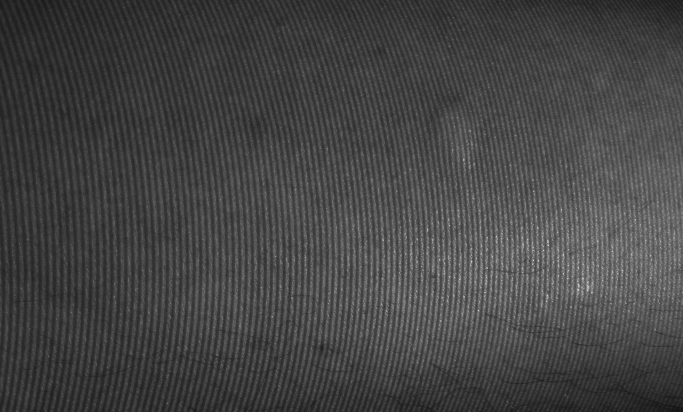
%> input picture matlab/Data/I1.bmp, 1366 x 823 px (shown at 1/2 size)
$ octave main.m   (GNU Octave 9; MATLAB toolbox functions it lacks are replaced by stand-ins)
%> lines starting %> are read from the running program, lines starting %| are printed output that depends on the picture; in (x1, y1, x2, y2) boxes, pixels count from 0 and x2, y2 are one past the last pixel; in counts of white or black regions, pixels touching at a corner belong together; the program's own positions count from 1
### matlab/get_principal_component.m
function [cx,cy,bounding_box,area,orientation,F] = get_principal_component(I,T,D)

% % This code is part of research work done by Jesus Pineda Castro, Jackson Meza and
% Juan Dominguez. Universidad Tecnol骻ica de Bol韛ar , Cartagena, Colombia.
%--------------------------------------------------------------------------------------
% parameter description:
% --------------------------
% I ----------- input fringe image
% T ----------- segmentation threshold
% D ----------- display results? ('true'/'false')
% return : x - y coordinates
%=====================================================================================

% preprocessing

Gx=hanning(size(I,2));
Gy=hanning(size(I,1));
AA=Gy*Gx';
AA=(AA-min(AA(:)))/(max(AA(:))-min(AA(:)));

F = fft2(double(I));
Fim = fft2(double(I).*AA);
Ih = fftshift(abs(Fim));
Ih(:,end/2-5:end/2+5)=0;
In = round(1024*imnormalize(Ih));

if strcmp(D,'true')
    figure(700), imagesc(In), colormap gray, hold on
end
[h,w] = size(In);
offset_w = round(w*0.04);
offset_h = round(h*0.04);

%  Seeds - regiongrow segmentation

seed_tl = [offset_h offset_w];
seed_tr = [offset_h w-offset_w];
seed_bl = [h-offset_h offset_w];
seed_br = [h-offset_h w-offset_w];
if strcmp(D,'true')
    plot(offset_w,offset_h,'sr')
    plot(w-offset_w,offset_h,'sr')
    plot(offset_w,h-offset_h,'sr')
    plot(w-offset_w,h-offset_h,'sr')
end

S = zeros(h,w);
S(seed_tl(1),seed_tl(2)) = 1;
S(seed_tr(1),seed_tr(2)) = 1;
S(seed_bl(1),seed_bl(2)) = 1;
S(seed_br(1),seed_br(2)) = 1;

mask = ~regiongrow(In,S,T);
if strcmp(D,'true')
    figure(799), imagesc(mask),colormap gray
    figure(800), imagesc(In), hold on
end

I2 = In.*mask;
marco=regionprops(mask,I2,'BoundingBox','Area','Orientation');
talla=size(marco,1);
Areas = zeros([talla 1]); Rec=zeros([talla 4]); centroides=zeros([talla,2]);
orientation = zeros([talla 1]);
for i=1:talla
    Areas(i) = marco(i).Area;
    orientation(i) = marco(i).Orientation;
    Rec(i,:) = marco(i).BoundingBox; b = round(Rec(i,:));
    subregion = I2(b(2):b(2)+b(4),b(1):b(1)+b(3));
    [~,idx] = max(subregion(:));
    [rows_r,cols_r] = ind2sub([size(subregion,1),size(subregion,2)],idx);
    centroides(i,:) = [cols_r + b(1)-1,rows_r + b(2)-1];
    if strcmp(D,'true')
        rectangle('Position',Rec(i,:),'EdgeColor','r')
        plot(centroides(i,1),centroides(i,2),'+b')
    end
end

Areas_analis = Areas;
for i=1:4
    [~,p] = max(Areas_analis(:));
    pos(i) = p;
    Areas_analis(p)=0;
end

[~,p]=max(centroides(pos,1));

% outputs
cx = round(centroides(pos(p),1));
cy = round(centroides(pos(p),2));
bounding_box = Rec(pos(p),:);
area = Areas(pos(p));
orientation = orientation(pos(p));

end

### matlab/imnormalize.m
function [In] = imnormalize(I)

if ~isa(I,'double')
    In = double(I);
    In = In./max(In(:));
elseif any(I(:)<0)
    I = I + abs(min(I(:)));
    In = I./max(I(:));
else
    In = I./max(I(:));
end

### matlab/regiongrow.m
function [g, NR, SI, TI] = regiongrow(f, S, T)
%REGIONGROW Perform segmentation by region growing.
%   [G, NR, SI, TI] = REGIONGROW(F, SR, T).  S can be an array (the
%   same size as F) with a 1 at the coordinates of every seed point
%   and 0s elsewhere.  S can also be a single seed value. Similarly,
%   T can be an array (the same size as F) containing a threshold
%   value for each pixel in F. T can also be a scalar, in which
%   case it becomes a global threshold.
%
%   On the output, G is the result of region growing, with each
%   region labeled by a different integer, NR is the number of
%   regions, SI is the final seed image used by the algorithm, and TI
%   is the image consisting of the pixels in F that satisfied the
%   threshold test.

%   Copyright 2002-2004 R. C. Gonzalez, R. E. Woods, & S. L. Eddins
%   Digital Image Processing Using MATLAB, Prentice-Hall, 2004
%   $Revision: 1.4 $  $Date: 2003/10/26 22:35:37 $

f = double(f);
% If S is a scalar, obtain the seed image.
if numel(S) == 1
   SI = f == S;
   S1 = S;
else
   % S is an array. Eliminate duplicate, connected seed locations
   % to reduce the number of loop executions in the following
   % sections of code.
   SI = bwmorph(S, 'shrink', Inf);
   J = find(SI);
   S1 = f(J); % Array of seed values.
end

TI = false(size(f));
for K = 1:length(S1)
   seedvalue = S1(K);
   S = abs(f - seedvalue) <= T;
   TI = TI | S;
end

% Use function imreconstruct with SI as the marker image to
% obtain the regions corresponding to each seed in S. Function
% bwlabel assigns a different integer to each connected region.
[g, NR] = bwlabel(imreconstruct(SI, TI));

### matlab/PhaseResidues.m
%%%%%%%%%%%%%%%%%%%%%%%%%%%%%%%%%%%%%%%%%%%%%%%%%%%%%%%%%%%%%%%%%%%%%%%%%%%
% PhaseResidues.m calculates the phase residues for a given wrapped phase
% image. Note that by convention the positions of the phase residues are
% marked on the top left corner of the 2 by 2 regions.
%
%   active---res4---right
%      |              |
%     res1           res3
%      |              |
%   below---res2---belowright
% Phase residues with integer multiples of 2*pi are not accounted for, but
% these rarely occur.
% Created by B.S. Spottiswoode on 07/10/2004
% Last modified on 08/10/2004
%%%%%%%%%%%%%%%%%%%%%%%%%%%%%%%%%%%%%%%%%%%%%%%%%%%%%%%%%%%%%%%%%%%%%%%%%%%

function [residue_charge,residue_sum]=PhaseResidues(IM_phase)

[rows, cols]=size(IM_phase);

%The code below is simply a vectorised representation of operations on 2 by 2
%blocks in the matrix
IM_active=IM_phase;
IM_below=zeros(rows,cols);
IM_below(1:rows-1,:)=IM_phase(2:rows,:);
IM_right=zeros(rows,cols);
IM_right(:,1:cols-1)=IM_phase(:,2:cols);
IM_belowright=zeros(rows,cols);
IM_belowright(1:rows-1,1:cols-1)=IM_phase(2:rows,2:cols);

res1=mod(IM_active - IM_below + pi, 2*pi) - pi;          %Wrap the phase differences as we loop around the 2 by 2 blocks
res2=mod(IM_below - IM_belowright + pi, 2*pi) - pi;
res3=mod(IM_belowright - IM_right + pi, 2*pi) - pi;
res4=mod(IM_right - IM_active + pi, 2*pi) - pi;

temp_residues=res1+res2+res3+res4;              %Sum the phase differences. Positive residues appear as 2*pi, negative as -2*pi.
residues=(temp_residues>=6);                    %Assign 1 to positive residue (which should equal 2*pi)
residues=residues - (temp_residues<=-6);        %Assign -1 to negative residues (which should equal -2*pi)
residues(:,cols)=0; residues(rows,:)=0;         %Zero pad the border residues
residues(:,1)=0; residues(1,:)=0;
residue_charge=residues;

residue_sum=sum(sum(abs(residues)));

### matlab/funcObj.m
function [residue_sum,phased,gabor_filter] = funcObj(I,cx,cy,wavelength,s,sigmaOnf,thetaSigma,angl,D)
% % This code is part of research work done by Jesus Pineda Castro, Jackson Meza and
% Juan Dominguez. Universidad Tecnol骻ica de Bol韛ar , Cartagena, Colombia.
% parameter description:
% --------------------------
% I ----- fourier spectrum image
% cx ---- x coordinate
% cy ---- y coordinate
% s  ---- temporal image size
% wavelength ---- wavelength
% sigmaOnf ---- sst radial component
% thetaSigma ---- angular component
% angl ------ angle
% D ---- display results? ('true'/'false')
% return : number of residues
%===================================================================================

% gabor filter
[gabor_filter] = gaborfilter(I,cx,cy,s,wavelength,sigmaOnf,thetaSigma,angl,D);

% filtering
TF1 = I.* gabor_filter;
TFI=ifft2(TF1);
IMA=imag(TFI);
REA=real(TFI);
phased=atan2(IMA,REA);

%residue analysis
[~,residue_sum]=PhaseResidues(phased);

end

### matlab/gaborfilter.m
function [gabor_filter] = gaborfilter(I,cx,cy,s,wavelength,sigmaOnf,thetaSigma,angl,D)

% % This code is part of research work done by Jesus Pineda Castro, Jackson Meza and
% Juan Dominguez. Universidad Tecnol骻ica de Bol韛ar , Cartagena, Colombia.
% parameter description:
% --------------------------
% I ----- fourier spectrum image
% cx ---- x coordinate
% cy ---- y coordinate
% s  ---- temporal image size
% wavelength ---- wavelength
% sigmaOnf ---- sst radial component
% thetaSigma ---- angular component
% angl ------ angle
% D ---- display results? ('true'/'false')
% return : gabor filter
%===================================================================================


% s ranges
if mod(s,2)
    srange = [-(s-1)/2:(s-1)/2]/(s-1);
else
    srange = [-s/2:(s/2-1)]/s;
end

[x,y] = meshgrid(srange);

% Radial log-Gabor component of the filter.

radius = sqrt(x.^2 + y.^2);       % Matrix values contain *normalised* radius from centre.
radius = ifftshift(radius);       % Quadrant shift radius and theta so that filters

radius(1,1) = 1;                  % Get rid of the 0 radius value at the 0

lp = lowpassfilter([s,s],.45,15);   % Radius .45, 'sharpness' 15

fo = 1.0/wavelength;                  % Centre frequency of filter.

% The following implements the log-gabor transfer function.
logGabor = exp((-(log(radius/fo)).^2) / (2 * log(sigmaOnf)^2));
logGabor(round(s/2+1), round(s/2+1)) = 0;     % Set the value at the 0 frequency point
% of the filter back to zero
% (undo the radius fudge).
logGabor = logGabor.*lp;


% Angular component of the filter.

theta = atan2(y,x);               % Matrix values contain polar angle.
theta  = ifftshift(theta);        % are constructed with 0 frequency at the corners.

sintheta = sin(theta);
costheta = cos(theta);

% For each point in the filter matrix calculate the angular distance from the
% specified filter orientation.  To overcome the angular wrap-around problem
% sine difference and cosine difference values are first computed and then
% the atan2 function is used to determine angular distance.

ds = sintheta * cos(angl) - costheta * sin(angl);    % Difference in sine.
dc = costheta * cos(angl) + sintheta * sin(angl);    % Difference in cosine.
dtheta = abs(atan2(ds,dc));                          % Absolute angular distance.
spread = exp((-dtheta.^2) / (2 * thetaSigma^2));     % Calculate the angular


% filter component.
filter = spread.*logGabor;                           % Product of the two components.
filter = ifftshift(filter);
filter_I = zeros(size(I,1),size(I,2));
filter_m = ~(filter < 1e-2);

% filter info
stats = regionprops(filter_m,'BoundingBox');
b = round(stats.BoundingBox);
filter_subregion = filter(b(2):b(2)+b(4),b(1):b(1)+b(3));
[~,idx] = max(filter_subregion(:));
[rows_r,cols_r] = ind2sub([size(filter_subregion,1),size(filter_subregion,2)],idx);
centroides = [cols_r + b(1)-1,rows_r + b(2)-1];

if strcmp(D,'true')
    figure(2),imagesc(filter),hold on,
    rectangle('Position',b,'EdgeColor','r')
    plot(centroides(1),centroides(2),'+b')
    hold off;
end

% filter centering
delta = [centroides(1)-b(1), b(3) + 1, centroides(2)-b(2), b(4) + 1];
filter_I(cy-delta(3): cy-delta(3) + delta(4) - 1,cx-delta(1): cx-delta(1) + delta(2) - 1) = filter_subregion;
filter_I = filter_I(1:size(I,1),1:size(I,2));

% output
gabor_filter = ifftshift(filter_I);

end

### matlab/lowpassfilter.m
% LOWPASSFILTER - Constructs a low-pass butterworth filter.
%
% usage: f = lowpassfilter(sze, cutoff, n)
%
% where: sze    is a two element vector specifying the size of filter
%               to construct [rows cols].
%        cutoff is the cutoff frequency of the filter 0 - 0.5
%        n      is the order of the filter, the higher n is the sharper
%               the transition is. (n must be an integer >= 1).
%               Note that n is doubled so that it is always an even integer.
%
%                      1
%      f =    --------------------
%                              2n
%              1.0 + (w/cutoff)
%
% The frequency origin of the returned filter is at the corners.
%
% See also: HIGHPASSFILTER, HIGHBOOSTFILTER, BANDPASSFILTER
%

% Copyright (c) 1999 Peter Kovesi
% School of Computer Science & Software Engineering
% The University of Western Australia
% http://www.csse.uwa.edu.au/
%
% Permission is hereby granted, free of charge, to any person obtaining a copy
% of this software and associated documentation files (the "Software"), to deal
% in the Software without restriction, subject to the following conditions:
%
% The above copyright notice and this permission notice shall be included in
% all copies or substantial portions of the Software.
%
% The Software is provided "as is", without warranty of any kind.

% October 1999
% August  2005 - Fixed up frequency ranges for odd and even sized filters
%                (previous code was a bit approximate)

function f = lowpassfilter(sze, cutoff, n)

    if cutoff < 0 | cutoff > 0.5
	error('cutoff frequency must be between 0 and 0.5');
    end

    if rem(n,1) ~= 0 | n < 1
	error('n must be an integer >= 1');
    end

    if length(sze) == 1
	rows = sze; cols = sze;
    else
	rows = sze(1); cols = sze(2);
    end

    % Set up X and Y matrices with ranges normalised to +/- 0.5
    % The following code adjusts things appropriately for odd and even values
    % of rows and columns.
    if mod(cols,2)
	xrange = [-(cols-1)/2:(cols-1)/2]/(cols-1);
    else
	xrange = [-cols/2:(cols/2-1)]/cols;
    end

    if mod(rows,2)
	yrange = [-(rows-1)/2:(rows-1)/2]/(rows-1);
    else
	yrange = [-rows/2:(rows/2-1)]/rows;
    end

    [x,y] = meshgrid(xrange, yrange);
    radius = sqrt(x.^2 + y.^2);        % A matrix with every pixel = radius relative to centre.
    f = ifftshift( 1 ./ (1.0 + (radius ./ cutoff).^(2*n)) );   % The filter

### matlab/main.m
clear, clc
%% Read Image
I = double(imread('Data/I1.bmp'));
%> I: size 823x1366 double; min 14, max 255, mean 68.1; mean of the top-left, top-right, bottom-left and bottom-right quarters 56.3, 71.2, 62.7, 82.4

%% Automatic segmentation
[cx,cy,bounding_box,area,orientation,fftspectrum] = ...
    get_principal_component(I,80,'false');
%> in get_principal_component, `Ih(:,end/2-5:end/2+5)=0;`:
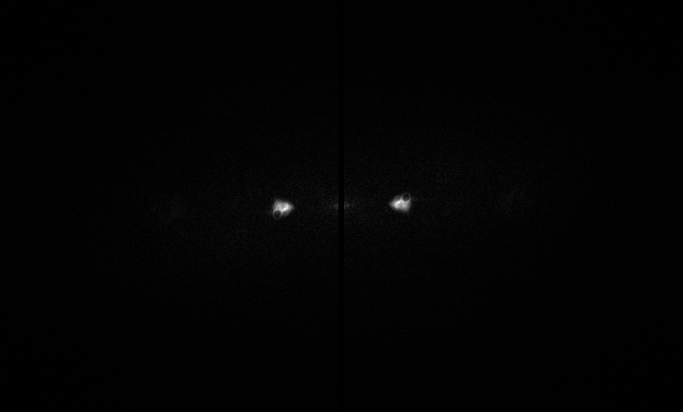
%> Ih: size 823x1366 double (shown at 1/2 size); min 0, max 258184.6, mean 2744.3; drawn with min black and max white
%> in get_principal_component, `S(seed_tl(1),seed_tl(2)) = 1;`:
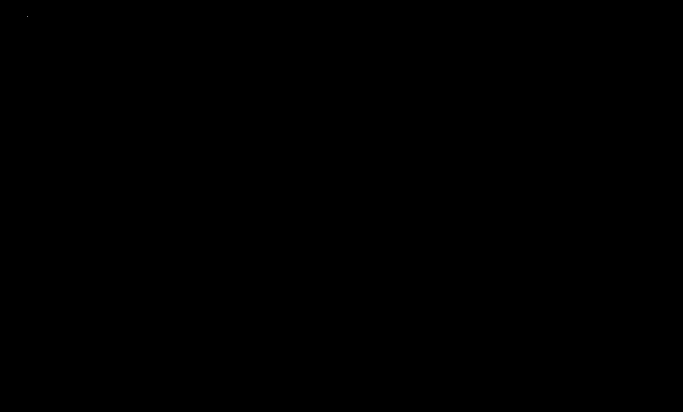
%> S: size 823x1366 double (shown at 1/2 size); values 0 (black) and 1 (white), 0% white in thin lines or dots, all inside (x1, y1, x2, y2) = (54, 32, 55, 33)
%> in get_principal_component, `S(seed_tr(1),seed_tr(2)) = 1;`: S: size 823x1366 double; values 0 (black) and 1 (white), 0% white in thin lines or dots, all inside (x1, y1, x2, y2) = (54, 32, 1311, 33)
%> in get_principal_component, `S(seed_bl(1),seed_bl(2)) = 1;`: S: size 823x1366 double; values 0 (black) and 1 (white), 0% white in thin lines or dots, all inside (x1, y1, x2, y2) = (54, 32, 1311, 790)
%> in regiongrow, `S1 = f(J);`: S1 = [3; 6; 2; 11]
%> the loop in regiongrow, `for K = 1:length(S1)` made 4 passes
%> seedvalue on passes 1 to 4: 3, 6, 2, 11
%> pass 1, in regiongrow, `S = abs(f - seedvalue) <= T;`:
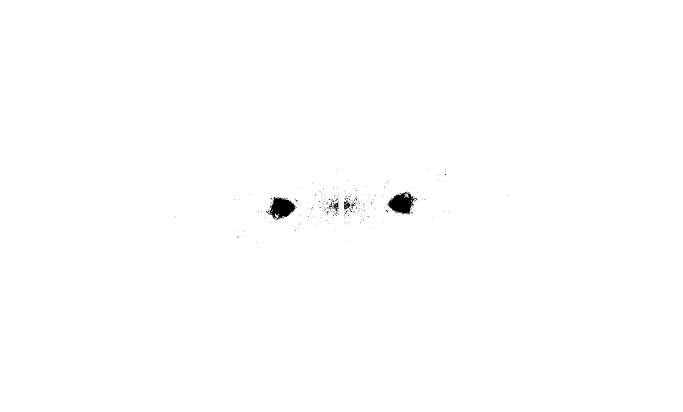
%> S: size 823x1366 logical (shown at 1/2 size); 99.7% white; 236 black regions (230 under 20 px), largest, box (x1, y1, x2, y2) and area: (776, 384, 828, 429) 1480, (539, 394, 591, 439) 1480, (688, 401, 700, 418) 125, (667, 405, 677, 422) 101, (701, 405, 710, 412) 27, (657, 411, 666, 418) 27
%> after the loop in regiongrow, `for K = 1:length(S1)`: TI: size 823x1366 logical; 99.7% white; 145 black regions (139 under 20 px), largest, box (x1, y1, x2, y2) and area: (776, 384, 828, 428) 1405, (539, 395, 591, 439) 1405, (688, 401, 700, 418) 117, (667, 405, 677, 422) 93, (701, 405, 710, 412) 23, (657, 411, 666, 418) 23
%> in regiongrow, `[g, NR] = bwlabel(imreconstruct(SI, TI));`: g: size 823x1366 double; values 0 (black) and 1 (white), 99.7% white; 145 black regions (139 under 20 px), largest, box (x1, y1, x2, y2) and area: (776, 384, 828, 428) 1421, (539, 395, 591, 439) 1421, (688, 401, 700, 418) 127, (667, 405, 677, 422) 100, (701, 405, 710, 412) 23, (657, 411, 666, 418) 23
%> in regiongrow, `[g, NR] = bwlabel(imreconstruct(SI, TI));`: NR = 1
%> in get_principal_component, `mask = ~regiongrow(In,S,T);`:
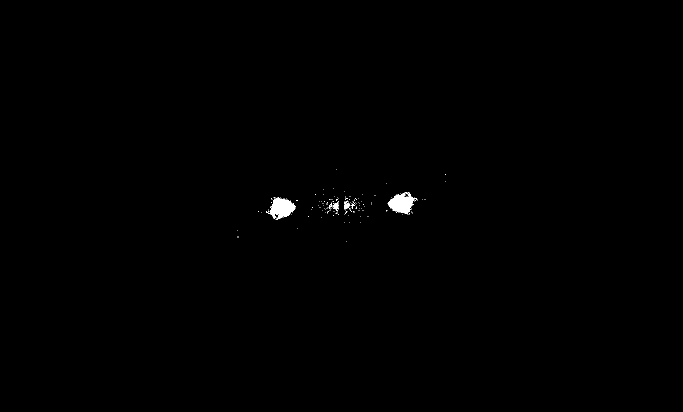
%> mask: size 823x1366 logical (shown at 1/2 size); 0.3% white; 145 white regions (139 under 20 px)
%> in get_principal_component, `marco=regionprops(mask,I2,'BoundingBox','Area','Orientation');`: marco = 145 regions; largest, box (x1, y1, x2, y2), Area and Orientation: (539, 395, 591, 439) 1421 10.54, (776, 384, 828, 428) 1421 10.54, (688, 401, 700, 418) 127 83.39, (667, 405, 677, 422) 100 86.69, (657, 411, 666, 418) 23 40.37
%> in get_principal_component, `talla=size(marco,1);`: talla = 145
%> the loop in get_principal_component, `for i=1:talla` made 145 passes
%> (b, subregion, idx, rows_r, cols_r) on passes 1, 2, 3, 4, 6, 7, 9, 10, 11, 12, 13: ([476 461 1 1], [92 0; 0 0], 1, 1, 1), ([476 474 2 2], [97 95 0; 95 102 0; 0 0 0], 5, 2, 2), ([517 424 2 1], [93 96 0; 0 0 0], 3, 1, 2), ([523 425 1 1], [97 0; 0 0], 1, 1, 1), ([537 422 2 3], [96 0 0; 121 99 0; 0 98 0; 0 0 0], 2, 2, 1), ([538 420 1 1], [92 0; 0 0], 1, 1, 1), ([543 397 1 2], [95 0; 97 0; 0 0], 2, 2, 1), ([544 399 2 2], [0 96 0; 94 0 0; 0 0 0], 4, 1, 2), ([544 405 1 2], [93 0; 92 0; 0 0], 1, 1, 1), ([548 395 3 2], [0 106 99 0; 114 118 0 0; 0 0 0 0], 5, 2, 2), ([550 398 1 1], [114 0; 0 0], 1, 1, 1)
%> (b, idx, rows_r, cols_r) on passes 5, 8, 42, 44, 47, 51: ([533 423 7 6], 29, 1, 5), ([540 396 52 44], 1329, 24, 30), ([654 406 3 5], 8, 2, 2), ([655 424 2 4], 8, 3, 2), ([658 412 9 7], 17, 1, 3), ([662 406 3 5], 9, 3, 2)
%> after the loop in get_principal_component, `for i=1:talla`: Areas = 145 values, max 1421 at index 8, min 1 at index 1, mean 23.54; Rec = 145 rows, first 8: [475.5 460.5 1 1; 475.5 473.5 2 2; 516.5 423.5 2 1; 522.5 424.5 1 1; 532.5 422.5 7 6; 536.5 421.5 2 3; 537.5 419.5 1 1; 539.5 395.5 52 44]; centroides = 145 rows, first 12: [476 461; 477 475; 518 424; 523 425; 537 423; 537 423; 538 420; 569 419; 543 398; 545 399; 544 405; 549 396]; orientation = 145 values, max 90 at index 9, min -67.5 at index 44, mean 10.66
%> in get_principal_component, `Areas_analis = Areas;`: Areas_analis has the same summary as Areas
%> the loop in get_principal_component, `for i=1:4` made 4 passes
%> p on passes 1 to 4: 8, 127, 73, 60
%> after the loop in get_principal_component, `for i=1:4`: Areas_analis = 145 values, max 23 at index 47, min 0 at index 8, mean 2.37; pos = [8 127 73 60]
%> in get_principal_component, `[~,p]=max(centroides(pos,1));`: p = 2
%> in get_principal_component, `cx = round(centroides(pos(p),1));`: cx = 799
%> in get_principal_component, `cy = round(centroides(pos(p),2));`: cy = 405
%> in get_principal_component, `bounding_box = Rec(pos(p),:);`: bounding_box = [776.5 384.5 52 44]
%> in get_principal_component, `area = Areas(pos(p));`: area = 1421
%> in get_principal_component, `orientation = orientation(pos(p));`: orientation = 10.54
%> cx = 799; cy = 405; bounding_box = [776.5 384.5 52 44]; area = 1421; orientation = 10.54
%> the run ends on the next line

%% Optimization with PSO

% filter parameter
wavelength = 20;

% objective function
f = @(inputs) funcObj(fftspectrum,cx,cy,wavelength,inputs(1),...
    inputs(2),inputs(3),inputs(4),'false');

% PSO initialization
n = 10; % Number of particles
xmin = [2000 0.75 0.1 -20*pi/180];
xmax = [4000 0.85 0.4  20*pi/180];
vmax = 0.1;
niter = 10; % Number of iterations
d = length(xmin); % Number of dimensions

x = (xmax-xmin).*rand(n,d)+xmin; % x initialization
v = (vmax/3+vmax/3)*rand(n,d) - vmax/3; % v inizialitation


pb = x; % Individual best inizialitation
for i = 1:n
    if i == 1
        gb = pb(i,:);
    end

    if f(pb(i,:)) < f(gb)
        gb = pb(i,:);
    end
end


iters = 0;
C1 = 0.72984*2.05; % Cognitive component
C2 = 0.72984*2.05; % Solcial componet
while 1
    iters = iters + 1;

    if iters ~= 1
        for i = 1:n
            if f(x(i,:)) < f(pb(i,:))
                pb(i,:) = x(i,:);
            end

            if f(pb(i,:)) < f(gb)
                gb = pb(i,:);
            end
        end
    end

    disp(['iter = ',num2str(iters),', gb(1) = ',num2str(gb(1)),...
        ', gb(2) = ',num2str(gb(2)),', gb(3) = ',num2str(gb(3)),...
        ', f(gb) = ',num2str(f(gb))])


    for i = 1:n
        for j = 1:d
            v(i,j) = v(i,j) + C1*rand*(pb(i,j) - x(i,j)) + ...
